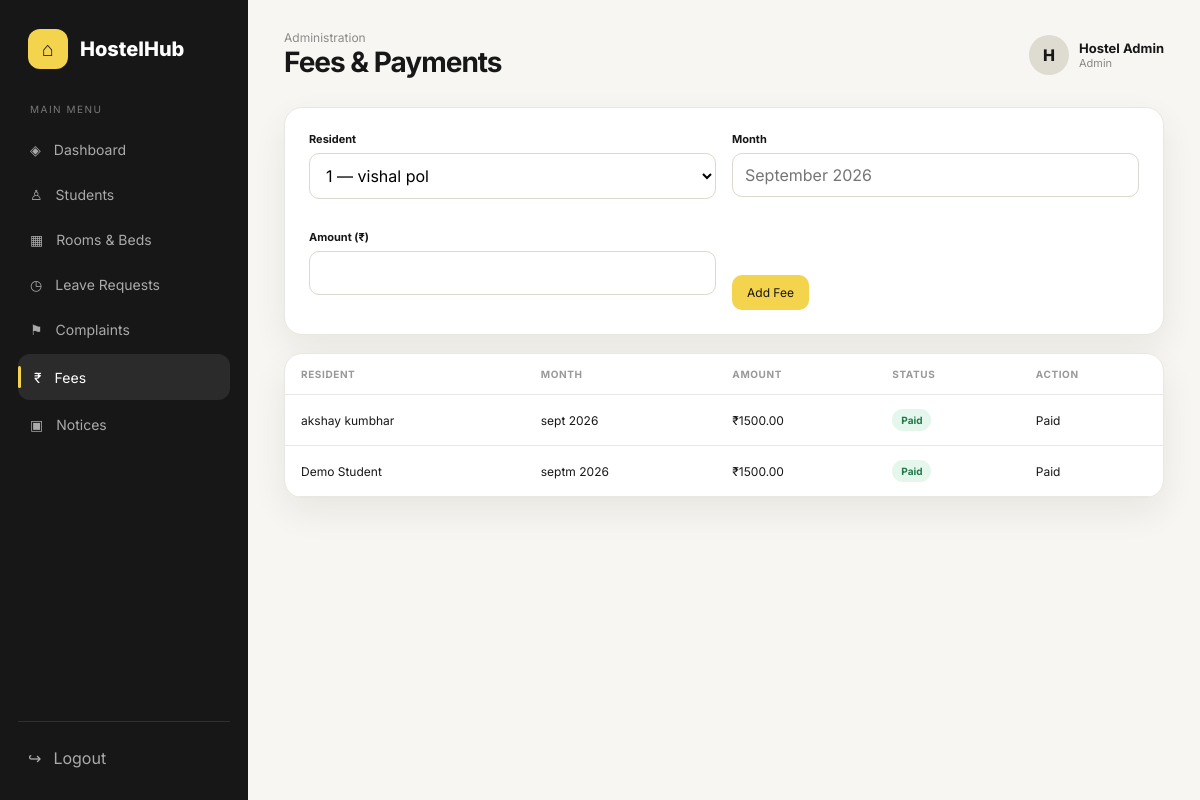
Screenshot of /admin/fees (signed in) with the database file from the repository.
### app/models.py (models this page shows)
class User(UserMixin, db.Model):
    id = db.Column(db.Integer, primary_key=True)
    name = db.Column(db.String(120), nullable=False)
    email = db.Column(db.String(150), unique=True, nullable=False)
    password = db.Column(db.String(255), nullable=False)
    role = db.Column(db.String(30), nullable=False, default='student')
    student = db.relationship('Student', backref='user', uselist=False, cascade='all, delete-orphan')

class Fee(db.Model):
    id = db.Column(db.Integer, primary_key=True)
    student_id = db.Column(db.Integer, db.ForeignKey('student.id'), nullable=False)
    amount = db.Column(db.Float, nullable=False)
    month = db.Column(db.String(30), nullable=False)
    status = db.Column(db.String(30), default='Pending')
    paid_at = db.Column(db.DateTime)
    student = db.relationship('Student', backref='fees')

### app/routes/admin.py (the view, shortened to what this page needs)
@admin.route('/fees', methods=['GET','POST'])
def fees():
    return render_template('admin/fees.html', fees=Fee.query.order_by(Fee.id.desc()).all(), students=Student.query.order_by(Student.roll_no).all())

### app/models.py (called while the page is built)
@login_manager.user_loader
def load_user(user_id):
    return db.session.get(User, int(user_id))

### app/routes/admin.py (called while the page is built)
@admin.before_request
def check_admin():
    if not current_user.is_authenticated or current_user.role != 'admin':
        abort(403)

### app/templates/admin/fees.html
{% extends 'base.html' %}{% block title %}Fees | HostelHub{% endblock %}{% block heading %}Fees & Payments{% endblock %}{% block content %}<div class="card form-card" style="margin-bottom:18px"><form method="post" class="form-grid"><div class="field"><label>Resident</label><select name="student_id" required>{% for s in students %}<option value="{{s.id}}">{{s.roll_no}} — {{s.user.name}}</option>{% endfor %}</select></div><div class="field"><label>Month</label><input name="month" placeholder="September 2026" required></div><div class="field"><label>Amount (₹)</label><input type="number" name="amount" min="1" step="0.01" required></div><div style="display:flex;align-items:end"><button class="btn yellow">Add Fee</button></div></form></div><div class="card table-card"><table class="table"><thead><tr><th>Resident</th><th>Month</th><th>Amount</th><th>Status</th><th>Action</th></tr></thead><tbody>{% for f in fees %}<tr><td>{{f.student.user.name}}</td><td>{{f.month}}</td><td>₹{{'%.2f'|format(f.amount)}}</td><td><span class="badge {% if f.status=='Paid' %}green{% else %}yellow{% endif %}">{{f.status}}</span></td><td>{% if f.status=='Pending' %}<form method="post" action="{{url_for('admin.mark_fee_paid',fee_id=f.id)}}"><button class="btn">Mark Paid</button></form>{% else %}Paid{% endif %}</td></tr>{% else %}<tr><td colspan="5" class="empty">No fee records.</td></tr>{% endfor %}</tbody></table></div>{% endblock %}

### app/templates/base.html (shortened to what this page needs)
<!doctype html><html lang="en"><head><link rel="stylesheet" href="{{ url_for('static', filename='css/style.css') }}"></head><body>
{% if current_user.is_authenticated %}
<div class="app-shell"><aside class="sidebar" id="sidebar"><div class="logo"><div class="logo-mark">⌂</div><div>HostelHub</div></div><div class="nav-title">Main menu</div><nav class="nav">
{% if current_user.role=='admin' %}
<a class="" href="{{url_for('admin.dashboard')}}">◈ <span>Dashboard</span></a><a class="" href="{{url_for('admin.students')}}">♙ <span>Students</span></a><a class="" href="{{url_for('admin.rooms')}}">▦ <span>Rooms & Beds</span></a><a class="" href="{{url_for('admin.leaves')}}">◷ <span>Leave Requests</span></a><a class="" href="{{url_for('admin.complaints')}}">⚑ <span>Complaints</span></a><a class="{% if request.endpoint=='admin.fees' %}active{% endif %}" href="{{url_for('admin.fees')}}">₹ <span>Fees</span></a><a class="" href="{{url_for('admin.notices')}}">▣ <span>Notices</span></a>
{% endif %}</nav><div class="sidebar-bottom"><a href="{{url_for('auth.logout')}}">↪ <span>Logout</span></a></div></aside>
<main class="main"><header class="topbar"><div style="display:flex;gap:12px;align-items:center"><div><div class="eyebrow">{% if current_user.role=='admin' %}Administration{% else %}Resident portal{% endif %}</div><h1>{% block heading %}{% endblock %}</h1></div></div><div class="user-chip"><div class="avatar">{{current_user.name[:1]|upper}}</div><div><div class="user-name">{{current_user.name}}</div><div class="user-role">{{current_user.role|capitalize}}</div></div></div></header>{% block content %}{% endblock %}</main></div>
{% endif %}</body></html>

### app/static/css/style.css (style rules this page uses)
:root { --ink:#171717;--muted:#777;--line:#e9e7e2;--paper:#fff;--soft:#f7f6f2;--yellow:#f4d34d;--green:#2f9b63;--red:#e55b5b;--shadow:0 14px 35px rgba(30,28,20,.07) }
* { box-sizing:border-box;margin:0;padding:0 }
body { font-family:Inter,Arial,sans-serif;background:var(--soft);color:var(--ink) }
a { text-decoration:none;color:inherit }
button,input,textarea,select { font:inherit }
.app-shell { display:flex;min-height:100vh }
.sidebar { width:248px;background:#171717;color:#fff;padding:24px 18px;position:fixed;inset:0 auto 0 0;z-index:10 }
.logo { display:flex;align-items:center;gap:12px;padding:5px 10px 34px;font-weight:800;font-size:20px }
.logo-mark { width:40px;height:40px;border-radius:12px;background:var(--yellow);color:#171717;display:grid;place-items:center;font-size:20px }
.nav-title { font-size:10px;color:#777;text-transform:uppercase;letter-spacing:1.5px;padding:0 12px 10px }
.nav a { display:flex;align-items:center;gap:13px;padding:12px;border-radius:12px;color:#aaa;font-size:14px;margin:4px 0 }
.nav a:hover,.nav a.active { background:#2b2b2b;color:#fff }
.nav a.active:before { content:'';width:3px;height:22px;background:var(--yellow);border-radius:5px;margin-left:-12px }
.sidebar-bottom { position:absolute;left:18px;right:18px;bottom:22px;border-top:1px solid #303030;padding-top:16px }
.sidebar-bottom a { display:flex;gap:12px;align-items:center;color:#aaa;padding:10px }
.main { margin-left:248px;width:calc(100% - 248px);padding:30px 36px 50px }
.topbar { display:flex;align-items:center;justify-content:space-between;margin-bottom:28px }
.eyebrow { color:#8b8b8b;font-size:12px }
.topbar h1 { font-size:28px;letter-spacing:-1px }
.user-chip { display:flex;align-items:center;gap:10px }
.avatar { width:40px;height:40px;border-radius:50%;background:#dedbd1;display:grid;place-items:center;font-weight:800 }
.user-name { font-weight:700;font-size:13px }
.user-role { font-size:11px;color:#888 }
.card { background:var(--paper);border:1px solid var(--line);border-radius:18px;box-shadow:var(--shadow) }
.badge { display:inline-flex;padding:5px 9px;border-radius:20px;font-size:10px;font-weight:700;background:#eee;color:#555 }
.badge.green { background:#e5f6ec;color:#23794a }
.table-card { overflow:auto }
.table { width:100%;border-collapse:collapse }
.table th,.table td { text-align:left;padding:14px 16px;border-bottom:1px solid var(--line);font-size:12px;white-space:nowrap }
.table th { font-size:10px;text-transform:uppercase;color:#999;letter-spacing:.6px }
.btn { border:0;border-radius:10px;padding:10px 15px;background:#171717;color:#fff;cursor:pointer;font-size:12px }
.btn.yellow { background:var(--yellow);color:#171717 }
.form-card { padding:24px;max-width:900px }
.form-grid { display:grid;grid-template-columns:repeat(2,1fr);gap:16px }
.field { margin-bottom:15px }
.field label { display:block;font-size:11px;font-weight:700;margin-bottom:7px }
.field input,.field textarea,.field select { width:100%;border:1px solid #ddd8cd;background:#fff;border-radius:10px;padding:11px 12px;outline:none }

### rows the page displays
User: name "H", name "Hostel Admin", role "Admin"
Fee: student.user.name "akshay kumbhar", month "sept 2026", amount "1500.00", status "Paid"
Fee: student.user.name "Demo Student", month "septm 2026", amount "1500.00", status "Paid"

### other values shown
form field student_id "1 — vishal pol"
